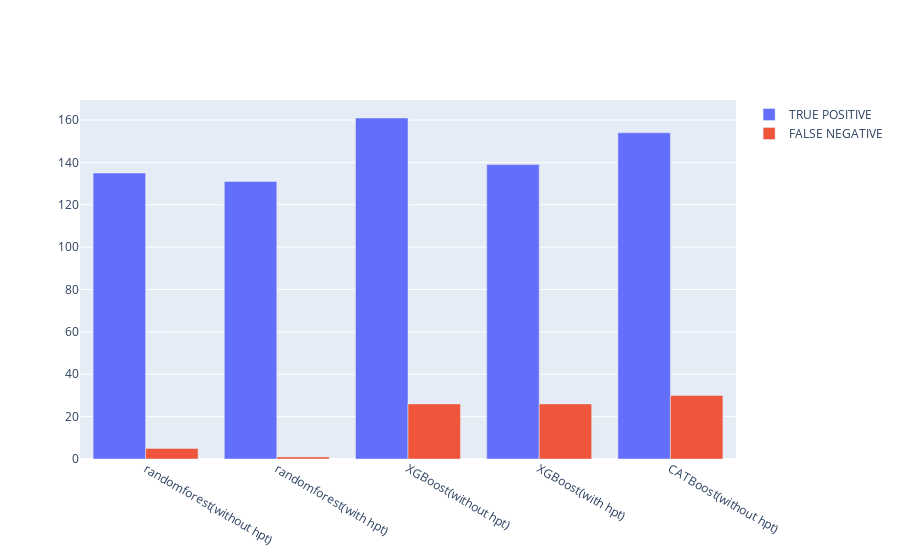

Notebook cell for this chart:
### Code cell
fig = go.Figure(data=[
    go.Bar(name='TRUE POSITIVE', x=x1, y=x1_TP),
    go.Bar(name='FALSE NEGATIVE', x=x1, y=X1_FN)
])

fig.update_layout(barmode='group')
fig.show()

### Figure 1 — Plotly figure (JSON) as saved in the notebook; plotly's stock layout.template omitted (floating-point values rounded to 4 significant figures)
{"data": [{"name": "TRUE POSITIVE", "type": "bar", "x": ["randomforest(without hpt)", "randomforest(with hpt)", "XGBoost(without hpt)", "XGBoost(with hpt)", "CATBoost(without hpt)"], "y": [135, 131, 161, 139, 154]}, {"name": "FALSE NEGATIVE", "type": "bar", "x": ["randomforest(without hpt)", "randomforest(with hpt)", "XGBoost(without hpt)", "XGBoost(with hpt)", "CATBoost(without hpt)"], "y": [5, 1, 26, 26, 30]}], "layout": {"barmode": "group"}}
